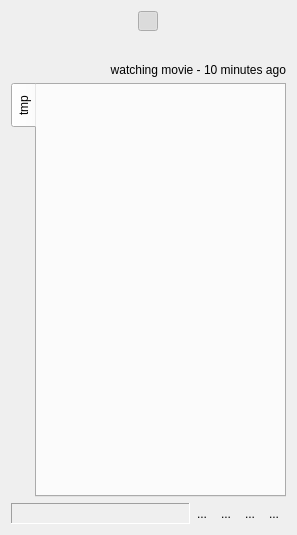
<?xml version="1.0" encoding="UTF-8"?>
<ui version="4.0">
 <class>MainWindow</class>
 <widget class="QDialog" name="MainWindow">
  <property name="geometry">
   <rect>
    <x>0</x>
    <y>0</y>
    <width>297</width>
    <height>535</height>
   </rect>
  </property>
  <property name="windowTitle">
   <string>Qwit</string>
  </property>
  <property name="windowIcon">
   <iconset resource="../qwit.qrc">
    <normaloff>:/images/qwit.png</normaloff>:/images/qwit.png</iconset>
  </property>
  <layout class="QGridLayout" name="gridLayout">
   <item row="0" column="0">
    <layout class="QVBoxLayout" name="verticalLayout">
     <item>
      <layout class="QHBoxLayout" name="messageHorizontalLayout">
       <item>
        <layout class="QVBoxLayout" name="toolbuttonsVerticalLayout">
         <item>
          <widget class="QToolButton" name="urlShorteningEnabledButton">
           <property name="maximumSize">
            <size>
             <width>20</width>
             <height>20</height>
            </size>
           </property>
           <property name="text">
            <string/>
           </property>
           <property name="icon">
            <iconset resource="../qwit.qrc">
             <normaloff>:/images/shorten.png</normaloff>:/images/shorten.png</iconset>
           </property>
           <property name="checkable">
            <bool>true</bool>
           </property>
           <property name="checked">
            <bool>true</bool>
           </property>
           <property name="toolButtonStyle">
            <enum>Qt::ToolButtonIconOnly</enum>
           </property>
           <property name="autoRaise">
            <bool>true</bool>
           </property>
          </widget>
         </item>
         <item>
          <widget class="QToolButton" name="twitPicButton">
           <property name="maximumSize">
            <size>
             <width>20</width>
             <height>20</height>
            </size>
           </property>
           <property name="text">
            <string/>
           </property>
           <property name="icon">
            <iconset resource="../qwit.qrc">
             <normaloff>:/images/twitpic.png</normaloff>:/images/twitpic.png</iconset>
           </property>
           <property name="toolButtonStyle">
            <enum>Qt::ToolButtonIconOnly</enum>
           </property>
           <property name="autoRaise">
            <bool>true</bool>
           </property>
          </widget>
         </item>
        </layout>
       </item>
      </layout>
     </item>
     <item>
      <widget class="QLabel" name="lastMessageLabel">
       <property name="sizePolicy">
        <sizepolicy hsizetype="Preferred" vsizetype="Preferred">
         <horstretch>0</horstretch>
         <verstretch>0</verstretch>
        </sizepolicy>
       </property>
       <property name="font">
        <font>
         <family>Arial</family>
         <pointsize>9</pointsize>
        </font>
       </property>
       <property name="midLineWidth">
        <number>3</number>
       </property>
       <property name="text">
        <string>watching movie - 10 minutes ago</string>
       </property>
       <property name="textFormat">
        <enum>Qt::PlainText</enum>
       </property>
       <property name="alignment">
        <set>Qt::AlignRight|Qt::AlignTrailing|Qt::AlignVCenter</set>
       </property>
       <property name="wordWrap">
        <bool>true</bool>
       </property>
      </widget>
     </item>
     <item>
      <widget class="QTabWidget" name="mainTabWidget">
       <property name="toolTip">
        <string/>
       </property>
       <property name="tabPosition">
        <enum>QTabWidget::West</enum>
       </property>
       <property name="tabShape">
        <enum>QTabWidget::Rounded</enum>
       </property>
       <property name="currentIndex">
        <number>0</number>
       </property>
       <property name="elideMode">
        <enum>Qt::ElideNone</enum>
       </property>
       <widget class="QWidget" name="tmpTab">
        <attribute name="title">
         <string>tmp</string>
        </attribute>
        <layout class="QGridLayout" name="gridLayout_6"/>
       </widget>
      </widget>
     </item>
     <item>
      <layout class="QHBoxLayout">
       <property name="spacing">
        <number>0</number>
       </property>
       <item>
        <widget class="QLabel" name="stateLabel">
         <property name="sizePolicy">
          <sizepolicy hsizetype="Ignored" vsizetype="Preferred">
           <horstretch>0</horstretch>
           <verstretch>0</verstretch>
          </sizepolicy>
         </property>
         <property name="frameShape">
          <enum>QFrame::Panel</enum>
         </property>
         <property name="frameShadow">
          <enum>QFrame::Sunken</enum>
         </property>
         <property name="text">
          <string/>
         </property>
         <property name="indent">
          <number>-1</number>
         </property>
        </widget>
       </item>
       <item>
        <widget class="QToolButton" name="refreshToolButton">
         <property name="text">
          <string>...</string>
         </property>
         <property name="icon">
          <iconset resource="../qwit.qrc">
           <normaloff>:/images/reload.png</normaloff>:/images/reload.png</iconset>
         </property>
         <property name="autoRaise">
          <bool>true</bool>
         </property>
        </widget>
       </item>
       <item>
        <widget class="QToolButton" name="optionsToolButton">
         <property name="text">
          <string>...</string>
         </property>
         <property name="icon">
          <iconset resource="../qwit.qrc">
           <normaloff>:/images/options.png</normaloff>:/images/options.png</iconset>
         </property>
         <property name="autoRaise">
          <bool>true</bool>
         </property>
        </widget>
       </item>
       <item>
        <widget class="QToolButton" name="aboutToolButton">
         <property name="text">
          <string>...</string>
         </property>
         <property name="icon">
          <iconset resource="../qwit.qrc">
           <normaloff>:/images/about.png</normaloff>:/images/about.png</iconset>
         </property>
         <property name="autoRaise">
          <bool>true</bool>
         </property>
        </widget>
       </item>
       <item>
        <widget class="QToolButton" name="exitToolButton">
         <property name="text">
          <string>...</string>
         </property>
         <property name="icon">
          <iconset resource="../qwit.qrc">
           <normaloff>:/images/exit.png</normaloff>:/images/exit.png</iconset>
         </property>
         <property name="autoRaise">
          <bool>true</bool>
         </property>
        </widget>
       </item>
      </layout>
     </item>
    </layout>
   </item>
  </layout>
 </widget>
 <resources>
  <include location="../qwit.qrc"/>
  <include location="../qwit.qrc"/>
  <include location="../../../trunk/qwit.qrc"/>
 </resources>
 <connections/>
</ui>
